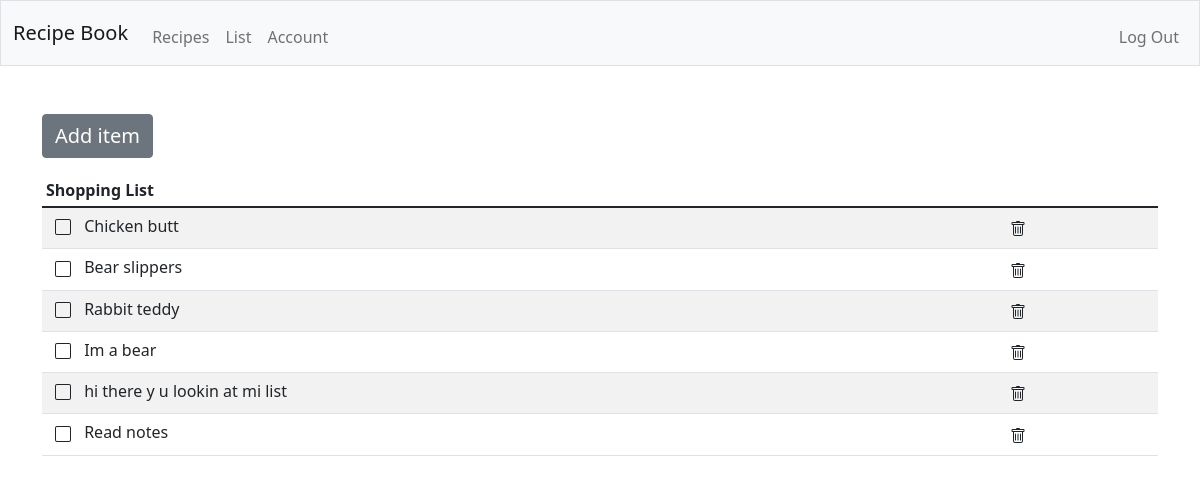
/list (signed in), run on an earlier commit of the app's database.
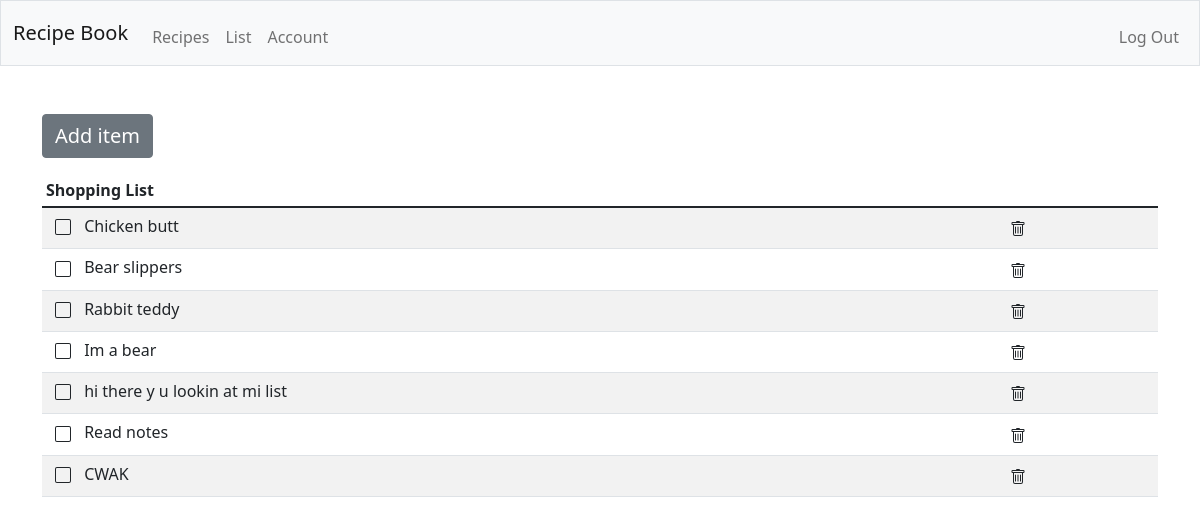
And on a later commit of the database.
### tables this page shows
CREATE TABLE list(user_id INT, item TEXT, note TEXT, status TEXT);

### app.py (the view)
@app.route("/list", methods=["GET", "POST"])
@login_required
def shopping_list():
    if request.method == "POST":
        item = request.form.get("item")
        notes = request.form.get("notes")
        rows = db.execute("SELECT * FROM list WHERE user_id = ? AND item = ?", session["user_id"], item)
        if len(rows) != 0:
            return apology("Item already in list")
        db.execute("INSERT INTO list (user_id, item, note, status) VALUES(?, ?, ?, 'on')", session["user_id"], item, notes)
        return redirect("/list")
    else:
        all_items = db.execute("SELECT * FROM list WHERE user_id = ?", session["user_id"])
        return render_template("list.html", all_items=all_items)

### app.py (called while the page is built)
@app.after_request
def after_request(response):
    response.headers["Cache-Control"] = "no-cache, no-store, must-revalidate"
    response.headers["Expires"] = 0
    response.headers["Pragma"] = "no-cache"
    return response

def login_required(f):
    @wraps(f)
    def decorated_function(*args, **kwargs):
        if session.get("user_id") is None:
            return redirect("/login")
        return f(*args, **kwargs)
    return decorated_function

### templates/list.html (shortened to what this page needs)
{% extends "layout.html" %}
{% block main %}
    <div class="container">
        <button type="button" class="btn btn-secondary mb-3" data-bs-toggle="modal" data-bs-target="#itemModal">
            <p class="lead m-0">Add item</p>
        </button>
        <table class="table table-striped table-sm">
            <thead>
                <tr>
                    <th scope="col">Shopping List</th>
                </tr>
            </thead>
            <tbody>
                {% for each in all_items %}
                <tr>
                    <td>
                        <form class="toggleForm" action="/toggle_item" method="post">
                            <button class="btn bg-transparent btn-sm" type="submit">
                                {% if each.status == "on" %}
                                    <svg xmlns="http://www.w3.org/2000/svg" width="16" height="16" fill="currentColor" class="bi bi-square mb-1"  viewBox="0 0 16 16">
                                    <path d="M14 1a1 1 0 0 1 1 1v12a1 1 0 0 1-1 1H2a1 1 0 0 1-1-1V2a1 1 0 0 1 1-1h12zM2 0a2 2 0 0 0-2 2v12a2 2 0 0 0 2 2h12a2 2 0 0 0 2-2V2a2 2 0 0 0-2-2H2z"/>
                                    </svg>
                                {% endif %}
                            </button>
                        </form>
                        {% if each.status == "on" %}
                            <span class="items">{{ each.item }}</span>
                        {% else %}
                            <span class="items"><s>{{ each.item }}</s></span>
                        {% endif %}
                    </td>
                    <td>
                        <form action="/delete_item" method="post">
                            <button class="btn bg-transparent btn-sm" type="submit">
                                <svg xmlns="http://www.w3.org/2000/svg" width="16" height="16" fill="currentColor" class="bi bi-trash" id="{{ each.item }}" viewBox="0 0 16 16">
                                <path d="M5.5 5.5A.5.5 0 0 1 6 6v6a.5.5 0 0 1-1 0V6a.5.5 0 0 1 .5-.5zm2.5 0a.5.5 0 0 1 .5.5v6a.5.5 0 0 1-1 0V6a.5.5 0 0 1 .5-.5zm3 .5a.5.5 0 0 0-1 0v6a.5.5 0 0 0 1 0V6z"/>
                                <path fill-rule="evenodd" d="M14.5 3a1 1 0 0 1-1 1H13v9a2 2 0 0 1-2 2H5a2 2 0 0 1-2-2V4h-.5a1 1 0 0 1-1-1V2a1 1 0 0 1 1-1H6a1 1 0 0 1 1-1h2a1 1 0 0 1 1 1h3.5a1 1 0 0 1 1 1v1zM4.118 4 4 4.059V13a1 1 0 0 0 1 1h6a1 1 0 0 0 1-1V4.059L11.882 4H4.118zM2.5 3V2h11v1h-11z"/>
                                </svg>
                            </button>
                        </form>
                    </td>
                </tr>
                {% else %}
                <tr>
                    <td>No items added yet</td>
                </tr>
                {% endfor %}
            </tbody>
        </table>
    </div>
{% endblock %}

### templates/layout.html (shortened to what this page needs)
<!DOCTYPE html>
<html lang="en">
    <head>
        <link href="https://cdn.jsdelivr.net/npm/bootstrap@5.1.3/dist/css/bootstrap.min.css" rel="stylesheet">
        <link href="/static/styles.css" rel="stylesheet">
    </head>
    <body>
        <nav class="bg-light border navbar navbar-expand-md navbar-light">
            <div class="container-fluid">
                <a class="navbar-brand" href="/"><span>Recipe Book</span></a>
                <div class="collapse navbar-collapse" id="navbar">
                    {% if session["user_id"] %}
                        <ul class="navbar-nav me-auto mt-2">
                            <li class="nav-item"><a class="nav-link" href="/">Recipes</a></li>
                            <li class="nav-item"><a class="nav-link" href="/list">List</a></li>
                            <li class="nav-item"><a class="nav-link" href="/account">Account</a></li>
                        </ul>
                        <ul class="navbar-nav ms-auto mt-2">
                            <li class="nav-item"><a class="nav-link" href="/logout">Log Out</a></li>
                        </ul>
                    {% else %}
                        <ul class="navbar-nav ms-auto mt-2">
                            <li class="nav-item"><a class="nav-link" href="/register">Register</a></li>
                            <li class="nav-item"><a class="nav-link" href="/login">Log In</a></li>
                        </ul>
                    {% endif %}
                </div>
            </div>
        </nav>
        <main class="container-fluid py-5">
            {% block main %}{% endblock %}
        </main>
    </body>
</html>

### static/styles.css (style rules this page uses)
.toggleForm { display: inline-block; }

What changed in the data, as far as the page shows it:
added list: status "on" (drawn), item "CWAK"
